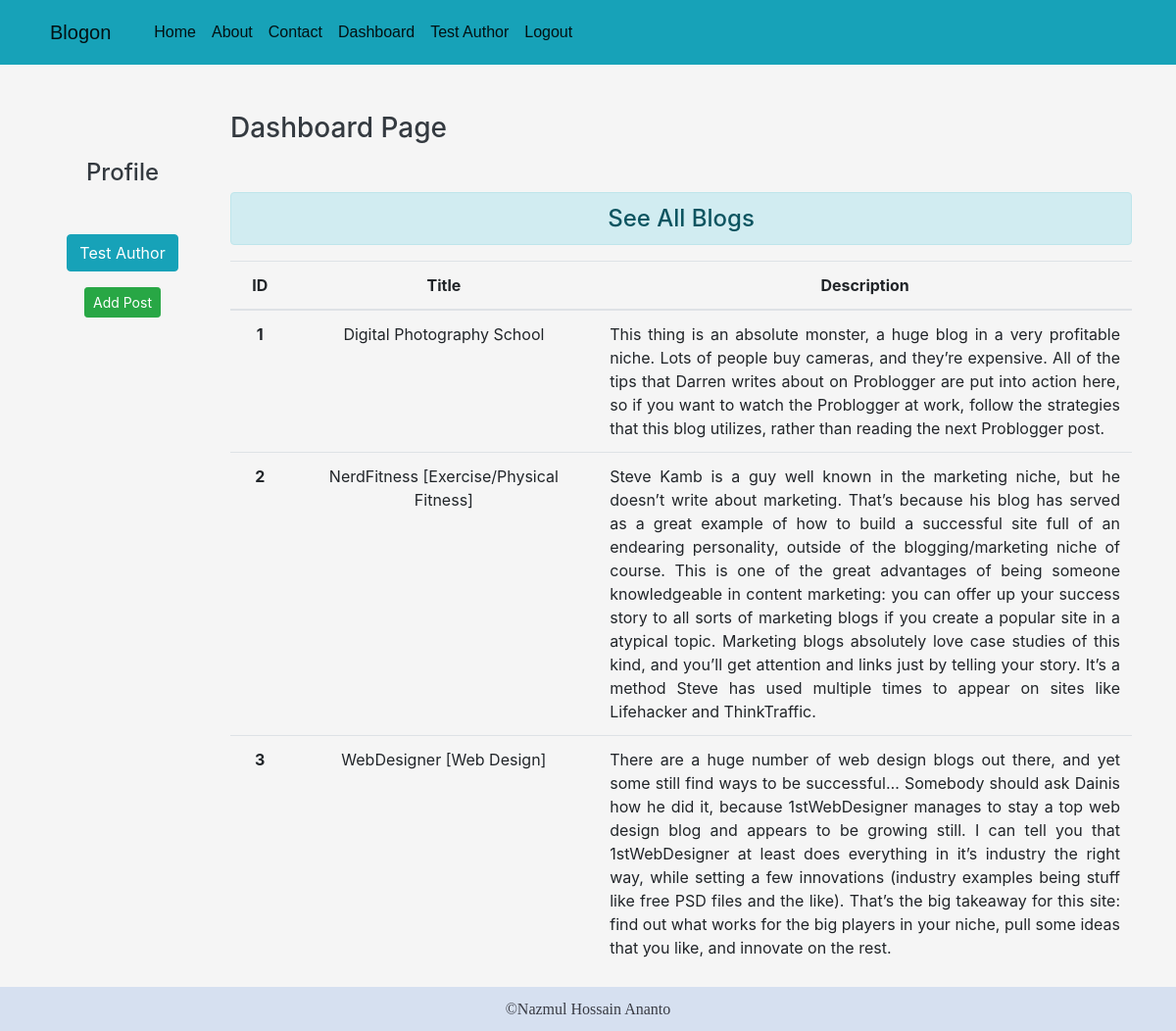
The app's page /dashboard/ (signed in) with its own data.
### blog/models.py (models this page shows)
class Post(models.Model):
    title = models.CharField(max_length=200)
    desc = models.TextField()
    author = models.ForeignKey(User, on_delete = models.CASCADE)

### blog/views.py (the view)
# urls.py: path('dashboard/', views.dashboard, name='dashboard'),
def dashboard(request):
    if request.user.is_authenticated:
        posts = Post.objects.all()
        user = request.user
        full_name = user.get_full_name()
        gps = user.groups.all()
        return render(request, 'blog/dashboard.html', {'posts': posts, 'full_name': full_name, 'groups': gps})
    else:
        return HttpResponseRedirect('/login/')

### blog/templates/blog/dashboard.html (shortened to what this page needs)
{% extends "blog/base.html" %} {% load static %}  {% block side %}
<div class="col-sm-2  text-white my-5 text-center">
    <h4 class="text-dark my-5">Profile</h4>
    <a href="{% url 'profile' %}" class="btn btn-info">{{full_name}}</a>
    <a href="{% url 'addpost' %} " class="btn btn-success btn-sm">Add Post</a>
</div>
{% endblock side %} {% block content %}
<div class="col-sm-10">
    <h3 class="text-dark my-5">Dashboard Page</h3>
    <h4 class="text-center alert alert-info my-3">See All Blogs</h4>
    {% if posts %}
    <table class="table">
        <thead>
            <tr class="text-center">
                <th scope="col" style="width: 5%;">ID</th>
                <th scope="col" style="width: 26%;">Title</th>
                <th scope="col" style="width: 45%;">Description</th>
            </tr>
        </thead>
        <tbody>
            {% for post in posts %}
            <tr class="text-center">
                <th scope="row">{{post.id}} </th>
                <td scope="row">{{post.title}}</td>
                <td scope="row" class="text-justify">{{post.desc}}</td>
            </tr>
            {% endfor %}
        </tbody>
    </table>
    {% else %}
    <h4 class="text-center alert alert-warning">No Records</h4>
    {% endif %}
</div>
{% endblock content %}

### blog/templates/blog/base.html (shortened to what this page needs)
<!DOCTYPE html> {% load static %}
<html lang="en">
<head>
    <link rel="stylesheet" href="{% static 'blog/css/bootstrap.min.css' %} "> {% block corecss%}
    <link rel="stylesheet" href=" {% static 'blog/css' %} "> {% endblock corecss%}
</head>
<body class="body">
    <div class="container-fluid bg-info">
        {% include 'blog/navbar.html' %}
    </div>
    <div class="container">
        <div class="row">
            {% block side %} {% endblock side %} {% block content %} {% endblock content %}
        </div>
    </div>
    {% include 'blog/footer.html' %}
</body>
</html>

### blog/templates/blog/navbar.html (shortened to what this page needs)
<nav class="navbar navbar-expand-lg navbar-light bg-info ">
    <a class="navbar-brand" href="/">Blogon</a>
    <div class="collapse navbar-collapse" id="navbarNav">
        <ul class="navbar-nav">
            <li class="nav-item active">
                <a class="nav-link" href="/">Home <span class="sr-only">(current)</span></a>
            </li>
            <li class="nav-item active">
                <a class="nav-link" href="{% url 'about'%}">About<span class="sr-only">(current)</span></a>
            </li>
            <li class="nav-item active">
                <a class="nav-link" href="{% url 'contact'%}">Contact<span class="sr-only">(current)</span></a>
            </li>
            {% if request.user.is_authenticated %}
            <li class="nav-item active">
                <a class="nav-link" href="{% url 'dashboard'%}">Dashboard<span class="sr-only">(current)</span></a>
            </li>
            <li class="nav-item active my-2 my-sm-0 ">
                <a class="nav-link " href="{% url 'profile'%}">{{full_name}}</a>
            </li>
            <li class="nav-item active">
                <a class="nav-link right" href="{% url 'logout'%}">Logout<span class="sr-only">(current)</span></a>
            </li>
            {% endif %}
        </ul>
    </div>
</nav>

### blog/templates/blog/footer.html (shortened to what this page needs)
<div class="footer">
    <a class="a" href="https://www.facebook.com/nazmul.ananto07">&#169;Nazmul Hossain Ananto</a>
</div>

### blog/templates/blog/base.html (style rules this page uses)
.body { background-color: whitesmoke; }

### blog/templates/blog/navbar.html (style rules this page uses)
.navbar a { float: right; display: block; color: white; text-align: center; padding: 10px 20px; text-decoration: none; font-family: "Poppins", sans-serif; }

### blog/templates/blog/footer.html (style rules this page uses)
.footer { padding: 10px; text-align: center; background: #d6e0f0; }
.footer .a { text-decoration: none; color: #393b44; font-family: 'Alegreya Sans SC'; }

### records on screen
Post: id "1", title "Digital Photography School", desc "This thing is an absolute monster, a huge blog in a very profitable niche. Lots of people buy cameras, and they’re expensive. All of the tips that Darren writes about on Problogger are put into action here, so if you want to watch the Problogger at work, follow the strategies that this blog utilizes, rather than reading the next Problogger post."
Post: id "2", title "NerdFitness [Exercise/Physical Fitness]", desc "Steve Kamb is a guy well known in the marketing niche, but he doesn’t write about marketing. That’s because his blog has served as a great example of how to build a successful site full of an endearing personality, outside of the blogging/marketing niche of course. This is one of the great advantages of being someone knowledgeable in content marketing: you can offer up your success story to all sorts of marketing blogs if you create a popular site in a atypical topic. Marketing blogs absolutely love case studies of this kind, and you’ll get attention and links just by telling your story. It’s a method Steve has used multiple times to appear on sites like Lifehacker and ThinkTraffic."
Post: id "3", title "WebDesigner [Web Design]", desc "There are a huge number of web design blogs out there, and yet some still find ways to be successful… Somebody should ask Dainis how he did it, because 1stWebDesigner manages to stay a top web design blog and appears to be growing still. I can tell you that 1stWebDesigner at least does everything in it’s industry the right way, while setting a few innovations (industry examples being stuff like free PSD files and the like). That’s the big takeaway for this site: find out what works for the big players in your niche, pull some ideas that you like, and innovate on the rest."

### other values on screen
{{ full_name }} "Test Author"
